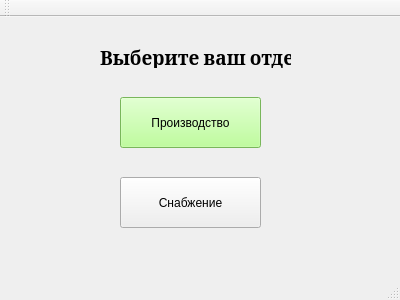
<?xml version="1.0" encoding="UTF-8"?>
<ui version="4.0">
 <class>MainWindow</class>
 <widget class="QMainWindow" name="MainWindow">
  <property name="geometry">
   <rect>
    <x>0</x>
    <y>0</y>
    <width>400</width>
    <height>300</height>
   </rect>
  </property>
  <property name="windowTitle">
   <string>MainWindow</string>
  </property>
  <widget class="QWidget" name="centralWidget">
   <widget class="QPushButton" name="production_BTN">
    <property name="geometry">
     <rect>
      <x>120</x>
      <y>80</y>
      <width>141</width>
      <height>51</height>
     </rect>
    </property>
    <property name="styleSheet">
     <string notr="true">background-color: rgb(170, 255, 127);</string>
    </property>
    <property name="text">
     <string>Производство</string>
    </property>
   </widget>
   <widget class="QPushButton" name="supply_BTN">
    <property name="geometry">
     <rect>
      <x>120</x>
      <y>160</y>
      <width>141</width>
      <height>51</height>
     </rect>
    </property>
    <property name="text">
     <string>Снабжение</string>
    </property>
   </widget>
   <widget class="QLabel" name="label">
    <property name="geometry">
     <rect>
      <x>100</x>
      <y>30</y>
      <width>191</width>
      <height>21</height>
     </rect>
    </property>
    <property name="font">
     <font>
      <family>Cambria</family>
      <pointsize>14</pointsize>
      <weight>75</weight>
      <bold>true</bold>
     </font>
    </property>
    <property name="text">
     <string>Выберите ваш отдел</string>
    </property>
   </widget>
  </widget>
  <widget class="QMenuBar" name="menuBar">
   <property name="geometry">
    <rect>
     <x>0</x>
     <y>0</y>
     <width>400</width>
     <height>21</height>
    </rect>
   </property>
  </widget>
  <widget class="QToolBar" name="mainToolBar">
   <attribute name="toolBarArea">
    <enum>TopToolBarArea</enum>
   </attribute>
   <attribute name="toolBarBreak">
    <bool>false</bool>
   </attribute>
  </widget>
  <widget class="QStatusBar" name="statusBar"/>
 </widget>
 <layoutdefault spacing="6" margin="11"/>
 <resources/>
 <connections/>
</ui>
